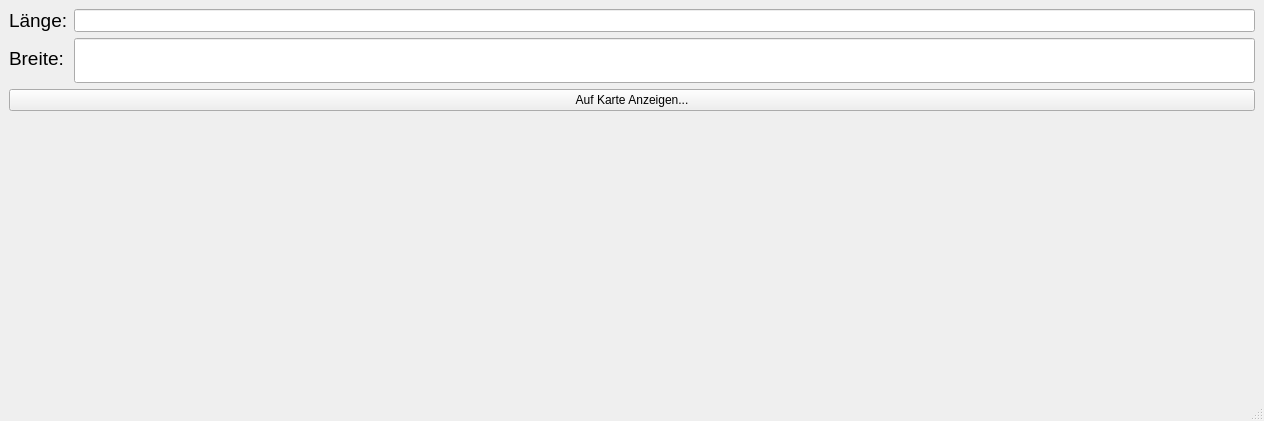
<?xml version="1.0" encoding="UTF-8"?>
<ui version="4.0">
 <class>MainWindow</class>
 <widget class="QMainWindow" name="MainWindow">
  <property name="enabled">
   <bool>true</bool>
  </property>
  <property name="geometry">
   <rect>
    <x>0</x>
    <y>0</y>
    <width>1264</width>
    <height>421</height>
   </rect>
  </property>
  <property name="windowTitle">
   <string>MainWindow</string>
  </property>
  <widget class="QWidget" name="centralwidget">
   <layout class="QVBoxLayout" name="verticalLayout_2">
    <item>
     <layout class="QVBoxLayout" name="verticalLayout">
      <item>
       <layout class="QFormLayout" name="formLayout">
        <item row="0" column="0">
         <widget class="QLabel" name="label">
          <property name="font">
           <font>
            <pointsize>14</pointsize>
           </font>
          </property>
          <property name="text">
           <string>Länge:</string>
          </property>
         </widget>
        </item>
        <item row="0" column="1">
         <widget class="QLineEdit" name="lineEdit">
          <property name="sizePolicy">
           <sizepolicy hsizetype="Expanding" vsizetype="Preferred">
            <horstretch>0</horstretch>
            <verstretch>0</verstretch>
           </sizepolicy>
          </property>
         </widget>
        </item>
        <item row="1" column="0">
         <widget class="QLabel" name="label_2">
          <property name="font">
           <font>
            <pointsize>14</pointsize>
           </font>
          </property>
          <property name="text">
           <string>Breite:</string>
          </property>
         </widget>
        </item>
        <item row="1" column="1">
         <widget class="QLineEdit" name="lineEdit_2">
          <property name="sizePolicy">
           <sizepolicy hsizetype="Expanding" vsizetype="Preferred">
            <horstretch>0</horstretch>
            <verstretch>0</verstretch>
           </sizepolicy>
          </property>
          <property name="minimumSize">
           <size>
            <width>0</width>
            <height>45</height>
           </size>
          </property>
         </widget>
        </item>
        <item row="2" column="0" colspan="2">
         <widget class="QPushButton" name="pushButton">
          <property name="text">
           <string>Auf Karte Anzeigen...</string>
          </property>
         </widget>
        </item>
       </layout>
      </item>
     </layout>
    </item>
   </layout>
  </widget>
  <widget class="QMenuBar" name="menubar">
   <property name="geometry">
    <rect>
     <x>0</x>
     <y>0</y>
     <width>1264</width>
     <height>54</height>
    </rect>
   </property>
  </widget>
  <widget class="QStatusBar" name="statusbar"/>
 </widget>
 <resources/>
 <connections/>
</ui>
